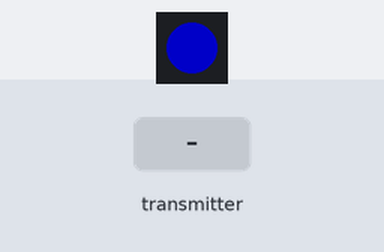
A sketch run on a simulated ESP8266 (NodeMCU). On the bench: 1 RGB LEDs in strip order, left to right. The inputs (shaded band) are chosen by the test bench. Dim RGB values are drawn brighter than linear; WiFi joins after 1.5 s; servers stay silent unless stated; not simulated (calls return 0 or success): mycredentials.h; what the sketch prints to the serial monitor is not drawn.

Above: at 0.51 s.
At 3.0 s:
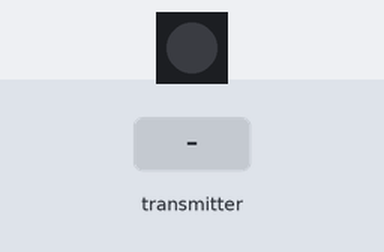
3.1 s: the transmitter starts sending nodeName = 0
At 3.42 s:
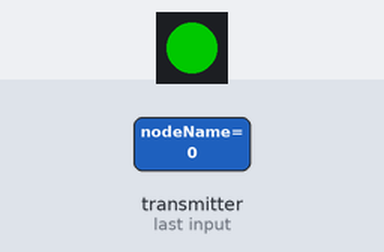
Timing chart, 0 to 6.1 s (numbered marks = the images above; inputs shaded):
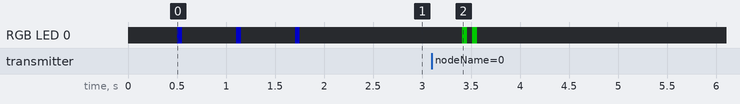

The sketch:

EspNowGW.ino
```cpp
/*
   ESP-NOW gateway for SENSORNODE.
   Compiles on ESP8266 or ESP32.
   Sends push message over IFTTT.

   How to set up IFTTT webhook:
    1) Sign up at ifttt.com (free for up to 5 applets) and connect it to your phone.
    2) Create webhook applet:
      a) Click "Create"
      b) Click If This "Add"
      c) Select "Webhooks"
      d) Select "Receive a web request"
      e) Define "Event Name" --> Use name in configuration parameters below
      f) Click "Create trigger"
      g) Click on "That" and select "Notifications"
      h) Select "Send a notification from the IFTTT app"
      i) Write the notification message to be sent
      j) Click "Create action"
      k) Click "Continue"
      l) Edit Applet title if you want to make it more intuitive
      m) Click "Finish"

      Up to 3 values can be sent to IFTTT webhook using:  event.setValue(1, String(parameter_1));
                                                          event.setValue(2, String(parameter_2));
                                                          event.setValue(3, String(parameter_3));

*/

#ifdef ESP32
#include <esp_now.h>
#include <WiFi.h>
#elif defined(ESP8266)
#include <espnow.h>
#include <ESP8266WiFi.h>
#else
#error "Du må bruke enten ESP8266 eller ESP32"
#endif

#include <WiFiClientSecure.h>
#include <Adafruit_NeoPixel.h> //To use Neopixel on ESP-32-S2-Saola development board connected to GPIO18
#include "DataToIftttMaker.h"
#include "mycredentials.h"    // Defines MYSSID and MYPASSWOR

///////////////////////////////////////////////////////////////////////
// GW configuration parameters
///////////////////////////////////////////////////////////////////////
const char* ssid = MYSSID;
const char* password = MYPASSWORD;
IPAddress local_IP(10, 0, 0, 250);   // Set your Static IP address (oppkobling går raskere med statisk IP)
IPAddress gateway(10, 0, 0, 3);      // Set your Gateway IP address
IPAddress subnet(255, 255, 255, 0);     // Subnet
IPAddress primaryDNS(1, 1, 1, 1);
IPAddress secondaryDNS(8, 8, 8, 8);
const char* myKey = "bFcjG5fIGPEeUiRJ284zi4";     // Your IFTTT maker key: https://maker.ifttt.com/ -> Documentation
DataToMaker event(myKey, "ESP_NOW_GW");           // Must correspond to Event Name in IFTTT Webhook
#define NEOPIXELPIN 18                          // Neopixel connected on GPIO18
///////////////////////////////////////////////////////////////////////

// Neopixel
#define BLINKDELAY 50
#define LEDINTENSITY 100
// setup for one NeoPixel attached to GPIO "NEOPIXELPIN"
Adafruit_NeoPixel pixels(1, NEOPIXELPIN, NEO_GRB + NEO_KHZ800);

// Declare data structure for incoming data over ESP-NOW (Sender and Receiver must have identical structure!)
struct payloadStruct {
  char nodeName[20];
  char message[100];
} payload;

unsigned long timer;
boolean payload_arrived = false;

void BlinkGreenNeopixel()
{
  pixels.setPixelColor(0, pixels.Color(0, LEDINTENSITY, 0));
  pixels.show();   // Send the updated pixel colors to the hardware.
  timer = millis();
  while (millis() < timer + BLINKDELAY) { // Non blocking delay
  }
  pixels.clear(); // Set all pixel colors to 'off'
  pixels.show();   // Send the updated pixel colors to the hardware.
  timer = millis();
  while (millis() < timer + BLINKDELAY) { // Non blocking delay
  }
}

void BlinkBlueNeopixel()
{
  pixels.setPixelColor(0, pixels.Color(0, 0, LEDINTENSITY));
  pixels.show();   // Send the updated pixel colors to the hardware.
  timer = millis();
  while (millis() < timer + BLINKDELAY) { // Non blocking delay
  }
  pixels.clear(); // Set all pixel colors to 'off'
  pixels.show();   // Send the updated pixel colors to the hardware.
  timer = millis();
  while (millis() < timer + BLINKDELAY) { // Non blocking delay
  }
}


// callback function that will be executed when data is received
// The function declarations are slightly different ESP32 vs ESP8266, so...
#ifdef ESP32
void OnDataRecv(const uint8_t * mac, const uint8_t *incomingData, int len) {
#include <WiFi.h>
#elif defined(ESP8266)
void OnDataRecv(uint8_t * mac, uint8_t *incomingData, uint8_t len) {
#else
#error "Du må bruke enten ESP8266 eller ESP32"
#endif
  memcpy(&payload, incomingData, sizeof(payload));
  Serial.print("Bytes received: ");
  Serial.print(len);
  Serial.print("\t"); //Tabulation
  Serial.print(payload.nodeName);
  Serial.print("\t"); //Tabulation
  Serial.println(payload.message);

  // Prepare payload to be sent to IFTTT webhook
  // Three parameters are sent:
  //  1) Node name from incoming message
  //  2) Parameter name and unit, example: "Voltage [V]"
  //  3) Measurement value with number of decimals as specified in incoming message
  char writeBuffer[20];
  event.setValue(1, String(payload.nodeName));
  event.setValue(2, String(payload.message));

  payload_arrived = true;
  BlinkGreenNeopixel(); //Green blink on a Neopixel connected to GPIO18
}

void wifi_connect() {
  pixels.begin(); // INITIALIZE NeoPixel
  pixels.clear(); // Set all pixel colors to 'off'
  pixels.show();  // Send the updated pixel colors to the hardware.

  WiFi.mode(WIFI_AP_STA);
  WiFi.config(local_IP, gateway, subnet, primaryDNS, secondaryDNS);

  //Connect to Wifi
  Serial.print("Connecting to ");
  Serial.println(ssid);
  WiFi.begin(ssid, password);
  long int reboottimer = millis();
  while (WiFi.status() != WL_CONNECTED) {
    timer = millis();
    while (millis() < timer + 500) { // Non blocking delay 500ms
    }
    Serial.print(".");
    BlinkBlueNeopixel();
  }
  Serial.println("");
  Serial.println("WiFi connected!");
  Serial.print("WiFi channel: ");
  Serial.println(WiFi.channel());
  Serial.print("MAC Address: ");
  Serial.println(WiFi.macAddress());
}

void setup() {
  // Initialize Serial
  Serial.begin(115200);
  Serial.println("***********************");
  Serial.println("*   ESP-NOW Gateway   *");
  Serial.println("***********************");

  //Connect to Wifi
  wifi_connect();
  Serial.println("ESP-NOW nodes must be set to the same WiFi channel!");

#ifdef ESP32
  // Init ESP-NOW
  ESP_ERROR_CHECK(esp_now_init());
  // ...and register the callback function
  ESP_ERROR_CHECK(esp_now_register_recv_cb(OnDataRecv));
#elif defined(ESP8266)
  esp_now_init();
  esp_now_register_recv_cb(OnDataRecv);
#else
#error "Du må bruke enten ESP8266 eller ESP32"
#endif

}

void loop() {
  if (payload_arrived) {
#ifdef ESP32
    // Stop ESP-NOW
    ESP_ERROR_CHECK(esp_now_deinit()); //De-initialize ESP-NOW while using Wifi
#elif defined(ESP8266)
    esp_now_deinit(); //De-initialize ESP-NOW while using Wifi
#else
#error "Du må bruke enten ESP8266 eller ESP32"
#endif

    //wifi_connect();
    WiFi.reconnect(); //Ser ut for å fungere bedre enn å gjenta en vanlig "connect".

    //Send to IFTT
    boolean connectedToIfttt = false;
    while (connectedToIfttt == false) {
      if (event.connect())
      {
        Serial.println("Connected To IFTTT, pushing message");
        event.post();
        connectedToIfttt = true;
        BlinkGreenNeopixel();
        BlinkGreenNeopixel();
      }
      else {
        Serial.println("Failed To Connect To IFTTT!");
        // Wait 3 seconds before retry
        timer = millis();
        while (millis() < timer + 3000) { // Non blocking delay 3000 ms
        }
      }
    }

    //Wait for transmission to finish (can maybe be reduced)
    timer = millis();
    while (millis() < timer + 1000) { // Non blocking delay 1000 ms
    }

    //Re-initialize ESP-NOW
    timer = millis();
    while (millis() < timer + 100) { // Non blocking delay 100 ms
    }
    WiFi.mode(WIFI_AP_STA);

#ifdef ESP32
    ESP_ERROR_CHECK(esp_now_init());
    ESP_ERROR_CHECK(esp_now_register_recv_cb(OnDataRecv));
#elif defined(ESP8266)
    esp_now_init();
    esp_now_register_recv_cb(OnDataRecv);
#else
#error "Du må bruke enten ESP8266 eller ESP32"
#endif
    delay(100);

    payload_arrived = false;
  }

}
```

DataToIftttMaker.h
```cpp
/*
 * Source:  https://www.instructables.com/ESP8266-to-IFTTT-Using-Arduino-IDE/
 *          https://github.com/mylob/ESP-To-IFTTT
 */

#include <Arduino.h>
#ifdef ESP32
  #include <WiFi.h>
#elif defined(ESP8266)
  #include <ESP8266WiFi.h>
#else
  #error "Du må bruke enten ESP8266 eller ESP32"
#endif

class DataToMaker
{
  public:
    DataToMaker(const char*, String); // constructor
    bool connect();
    bool setValue(int, String);
    void sendToMaker();
    void post();

  protected: // it is protected because the subclass needs access
    //to max distance!

  private:
    void compileData();
    WiFiClient client;
    const char* privateKey;
    String event;
    String value1, value2, value3 = "";
    bool dataAvailable;
    String postData;
};

DataToMaker::DataToMaker(const char* _privateKey, String _event)
{
  privateKey = _privateKey;
  event = _event;
}

bool DataToMaker::connect()
{
  if (client.connect("maker.ifttt.com", 80))
    return true;
  else return false;
}

void DataToMaker::post()
{
  compileData();
  client.print("POST /trigger/");
  client.print(event);
  client.print("/with/key/");
  client.print(privateKey);
  client.println(" HTTP/1.1");

  client.println("Host: maker.ifttt.com");
  client.println("User-Agent: Arduino/1.0");
  client.println("Connection: close");
  if (dataAvailable)
  { // append json values if available
    client.println("Content-Type: application/json");
    client.print("Content-Length: ");
    client.println(postData.length());
    client.println();
    client.println(postData);
  }
  else
    client.println();
}

bool DataToMaker::setValue(int valueToSet, String value)
{
  switch (valueToSet)
  {
    case 1:
      value1 = value;
      break;
    case 2:
      value2 = value;
      break;
    case 3:
      value3 = value;
      break;
    default:
      return false;
      break;
  }
  return true;
}

void DataToMaker::compileData()
{
  if (value1 != "" || value2 != "" || value3 != "")
  {
    dataAvailable = true;
    bool valueEntered = false;
    postData = "{";
    if (value1 != "")
    {
      postData.concat("\"value1\":\"");
      postData.concat(value1);
      valueEntered = true;
    }
    if (value2 != "")
    {
      if (valueEntered)postData.concat("\",");
      postData.concat("\"value2\":\"");
      postData.concat(value2);
      valueEntered = true;
    }
    if (value3 != "")
    {
      if (valueEntered)postData.concat("\",");
      postData.concat("\"value3\":\"");
      postData.concat(value3);
    }
    postData.concat("\"}");
  }
  else dataAvailable = false;
}
```

Measured:
- after the input at 3.1 s, RGB LED 0: alternates RGB(0, 100, 0) for 0.05 s and off for 0.05 s, 4 changes in all, then stays off, starting after 0.31 s
